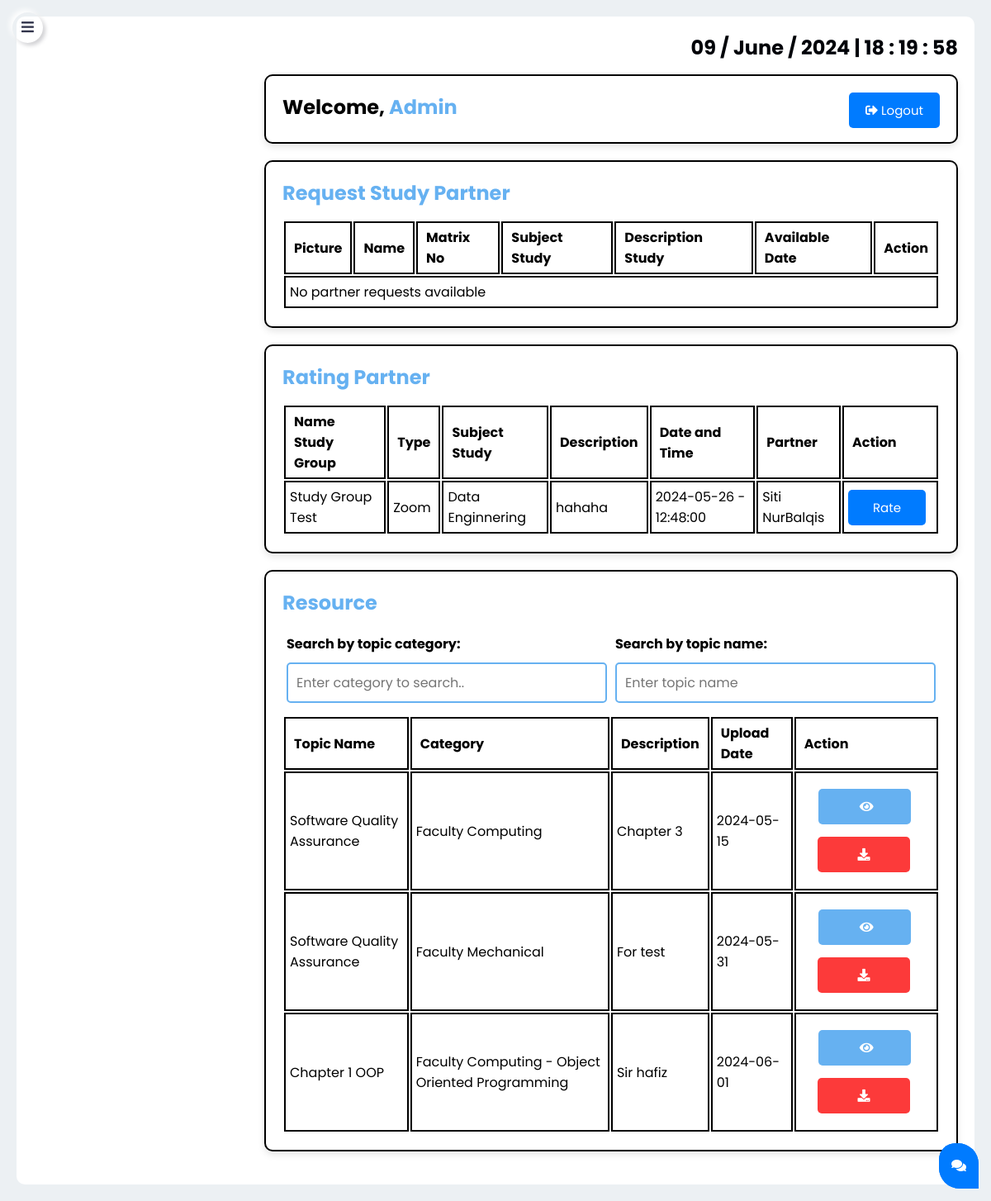
The page /dashboardStudent.php (signed in) on the database as committed earlier.
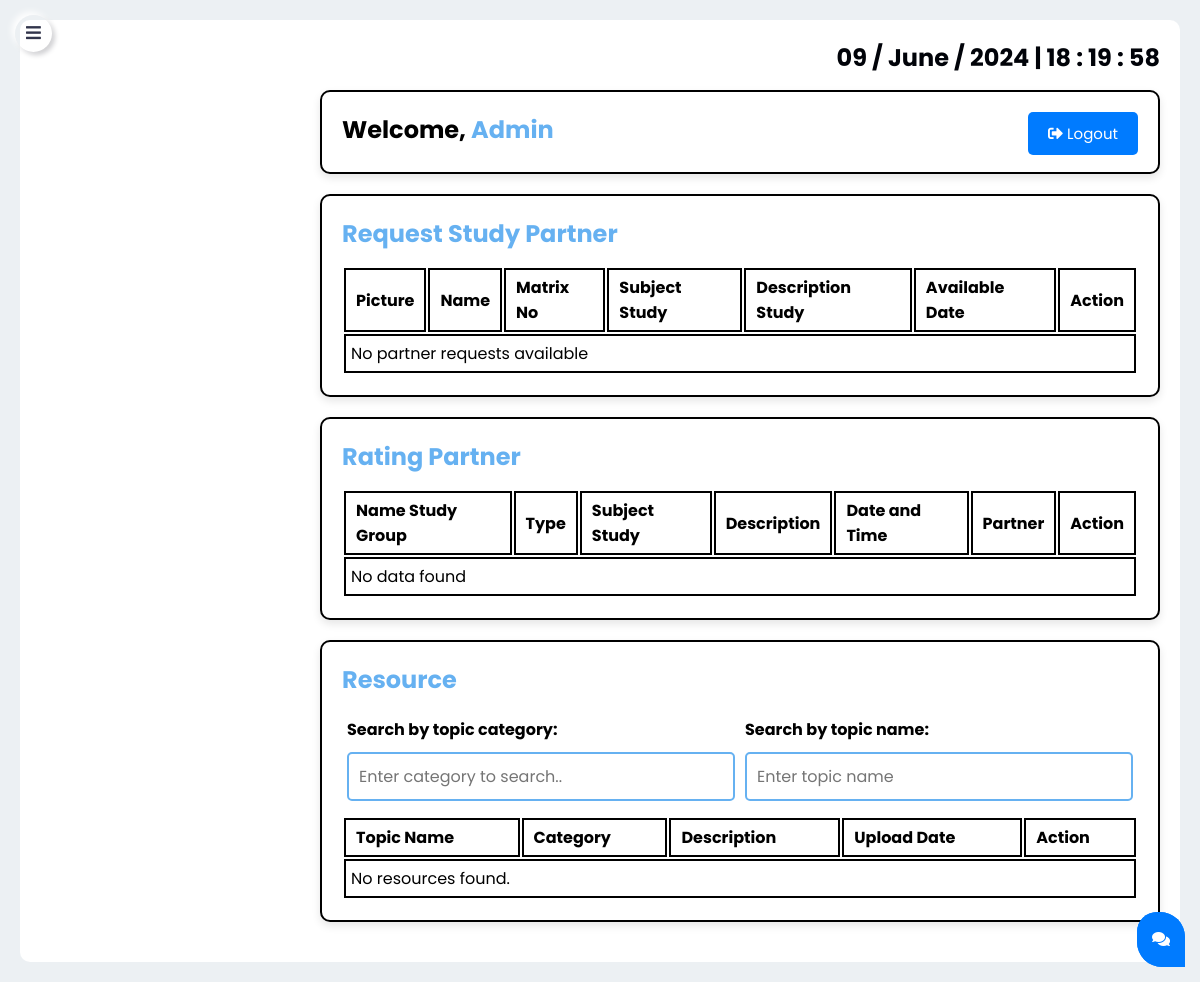
The same page on the database as committed later.
### tables this page shows
CREATE TABLE `student` (
  `stdID` int(11) NOT NULL,
  `userType` varchar(50) DEFAULT NULL,
  `stdPicture` varchar(255) DEFAULT NULL,
  `stdName` varchar(255) DEFAULT NULL,
  `stdMatric` varchar(255) DEFAULT NULL,
  `stdEmail` varchar(255) DEFAULT NULL,
  `stdPassword` varchar(255) DEFAULT NULL,
  `stdMajor` varchar(255) DEFAULT NULL,
  `stdCourse` varchar(255) DEFAULT NULL,
  `stdCGPA` decimal(3,2) DEFAULT NULL,
  `stdStatus` varchar(50) DEFAULT NULL,
  `stdOnline` varchar(50) DEFAULT NULL,
  `stdAccDate` date DEFAULT NULL,
  `stdStatusAcc` varchar(50) DEFAULT NULL,
  `descStatus` text DEFAULT NULL
);

CREATE TABLE `studygroup` (
  `studyGroupID` int(11) NOT NULL,
  `studyGroupName` varchar(255) NOT NULL,
  `studyGroupType` varchar(255) NOT NULL,
  `studyGroupSubject` int(11) NOT NULL,
  `studyGroupDescription` text NOT NULL,
  `studyGroupTime` time NOT NULL,
  `studyGroupDate` date NOT NULL,
  `studyGroupPartner` int(11) NOT NULL,
  `studyGroupStatus` varchar(255) NOT NULL,
  `rateStatus` varchar(50) DEFAULT NULL
);

CREATE TABLE `studysubject` (
  `studySubjectID` int(11) NOT NULL,
  `subjectBy` int(11) DEFAULT NULL,
  `subjectName` varchar(255) DEFAULT NULL,
  `descriptionStudy` text DEFAULT NULL,
  `scheduleStudy` date DEFAULT NULL
);

CREATE TABLE `resource` (
  `resourceID` int(11) NOT NULL,
  `uploadBy` int(11) DEFAULT NULL,
  `topicResource` varchar(255) DEFAULT NULL,
  `categoryResource` varchar(255) DEFAULT NULL,
  `descResource` text DEFAULT NULL,
  `fileResource` varchar(255) DEFAULT NULL,
  `dateResource` date DEFAULT NULL
);

### CONTROLLER/popupName.php (called while the page is built, shortened)
<?php
if (isset($_SESSION['stdID']) && !empty($_SESSION['stdID'])) {
    $stdID = mysqli_real_escape_string($conn, $_SESSION['stdID']);
    $sql = "SELECT * FROM student WHERE stdID = '$stdID'";
    $result = mysqli_query($conn, $sql);
    if (mysqli_num_rows($result) > 0) {
        $row = mysqli_fetch_assoc($result);
        $stdName = $row['stdName'];
    } else {
        echo "No profile found for this session ID.";
        exit;
    }
} else {
    echo "Session ID not set.";
    exit;
}
?>

### showPartnerRate.php (called while the page is built)
<?php
$sessionID = $_SESSION['stdID'];
$sql = "SELECT
            sg.*,
            ss.subjectName,
            s.stdName
        FROM
            studygroup sg
        JOIN
            studysubject ss
        ON
            sg.studyGroupSubject = ss.studySubjectID
        JOIN
            student s
        ON
            sg.studyGroupPartner = s.stdID
        WHERE
            sg.studyGroupPartner != ?
        AND
            sg.studyGroupStatus = 'Done'
        AND
            sg.rateStatus = 'Undone'";
$stmt = $conn->prepare($sql);
$stmt->bind_param('i', $sessionID);
$stmt->execute();
$result = $stmt->get_result();
?>

### dashboardStudent.php (the view, shortened to what this page needs)
<?php
include './MODEL/connect.php';
include "./CONTROLLER/popupName.php";
?>
<!DOCTYPE html>
<html lang="en" dir="ltr">
<head>
    <link rel="stylesheet" href="CSS/sidebar.css">
    <link rel="stylesheet" href="CSS/dashboardStudent.css">
    <link rel="stylesheet" href="https://cdnjs.cloudflare.com/ajax/libs/font-awesome/5.15.2/css/all.min.css" />
</head>
<body>
    <label class="button bars" for="check"><i class="fas fa-bars"></i></label>
    <section class="container">
        <article class="content">
            <div class="padding-container">
                <div id="timeContainer" style="text-align: right;">
                    <p1>
                        <span1 id="currentTime"></span1>
                    </p1>
                </div>
                <div class="card">
                    <p>Welcome, <span class="name"><?php echo $stdName; ?></span></p>
                    <form class="logout" action="logoutHandler.php" method="POST">
                        <button type="submit" class="button logout"><i class="fas fa-sign-out-alt"></i> Logout</button>
                    </form>
                </div>
                <div class="card resource">
                    <a>Request Study Partner</a>
                    <table id="studyPartnerTable" class="table">
                        <thead>
                            <tr>
                                <th>Picture</th>
                                <th>Name</th>
                                <th>Matrix No</th>
                                <th>Subject Study</th>
                                <th>Description Study</th>
                                <th>Available Date</th>
                                <th>Action</th>
                            </tr>
                        </thead>
                        <tbody>
                            <?php include './CONTROLLER/studyPartnerRequest.php'; ?>
                        </tbody>
                    </table>
                </div>
                <div class="card resource">
                    <a>Rating Partner</a>
                    <table id="ratingPartnerTable" class="table">
                        <thead>
                            <tr>
                                <th>Name Study Group</th>
                                <th>Type</th>
                                <th>Subject Study</th>
                                <th>Description</th>
                                <th>Date and Time</th>
                                <th>Partner</th>
                                <th>Action</th>
                            </tr>
                        </thead>
                        <tbody>
                            <?php
                            include "./showPartnerRate.php";
                            if ($result->num_rows > 0) {
                                while ($row = $result->fetch_assoc()) {
                                    echo "<tr>
                                            <td>{$row['studyGroupName']}</td>
                                            <td>{$row['studyGroupType']}</td>
                                            <td>{$row['subjectName']}</td>
                                            <td>{$row['studyGroupDescription']}</td>
                                            <td>{$row['studyGroupDate']} - {$row['studyGroupTime']}</td>
                                            <td>{$row['stdName']}</td>
                                            <td style='text-align:center;'><button class='rate-button' data-id='{$row['studyGroupID']}' data-partner-id='{$row['studyGroupPartner']}' data-partner-name='{$row['stdName']}'>Rate</button></td>
                                        </tr>";
                                }
                            } else {
                                echo "<tr><td colspan='7'>No data found</td></tr>";
                            }
                            ?>
                        </tbody>
                    </table>
                </div>
                <div class="card resource">
                    <a>Resource</a>
                    <div class="searchTable">
                        <table>
                            <tr>
                                <td>
                                    <labelD for="searchCategory">Search by topic category:</labelD>
                                    <input type="text" id="searchCategory" name="searchCategory"
                                        placeholder="Enter category to search.." onkeyup="searchByCategory()">
                                </td>
                                <td>
                                    <labelD for="searchCategory">Search by topic name:</labelD>
                                    <input type="text" id="searchTopic" placeholder="Enter topic name"
                                        onkeyup="searchByTopic()">
                                </td>
                            </tr>
                        </table>
                    </div>
                    <table id="resourceTable" class="table">
                        <tr>
                            <th>Topic Name</th>
                            <th>Category</th>
                            <th>Description</th>
                            <th>Upload Date</th>
                            <th>Action</th>
                        </tr>
                        <?php include "./CONTROLLER/showResourceDashboardHandler.php"; ?>
                    </table>
                </div>
            </div>
        </article>
        <div id="chatboxButton" class="chatbox-button">
            <div id="chatboxButton" class="chatbox-button">
                <i class="fas fa-comments"></i>
            </div>
        </div>
    </section>
</body>
</html>

### CONTROLLER/studyPartnerRequest.php
<?php
include './MODEL/connect.php';
$sessionID = $_SESSION['stdID'];
$sql = "SELECT
            student.stdPicture,
            student.stdName,
            student.stdMatric,
            studysubject.subjectName,
            studysubject.descriptionStudy,
            studysubject.scheduleStudy,
            studypartner.studyPartnerID
        FROM
            studypartner
        INNER JOIN
            student
        ON
            studypartner.studyPartnerBy = student.stdID
        INNER JOIN
            studysubject
        ON
            studypartner.studyPartnerSubject = studysubject.studySubjectID
        WHERE
            studypartner.studyPartnerWith = ?
        AND
            studypartner.studyPartnerBy != ?
        AND
            studypartner.studyPartnerAction = 'Requested'
        ORDER BY
            studysubject.scheduleStudy ASC";
$stmt = $conn->prepare($sql);
$stmt->bind_param('ii', $sessionID, $sessionID);
$stmt->execute();
$result = $stmt->get_result();
if ($result->num_rows > 0) {
    while ($row = $result->fetch_assoc()) {
        echo "<tr>
                <td style='text-align:center;'><img src='" . $row['stdPicture'] . "' alt='Profile Picture'></td>
                <td>" . $row['stdName'] . "</td>
                <td>" . $row['stdMatric'] . "</td>
                <td>" . $row['subjectName'] . "</td>
                <td>" . $row['descriptionStudy'] . "</td>
                <td>" . $row['scheduleStudy'] . "</td>
                <td style='text-align:center;'>
                    <button class='action-button-accept' onclick='updatePartnerRequest(" . $row['studyPartnerID'] . ", \"Accepted\")'>Accept</button>
                    <button class='action-button-reject' onclick='updatePartnerRequest(" . $row['studyPartnerID'] . ", \"Rejected\")'>Reject</button>
                </td>
              </tr>";
    }
} else {
    echo "<tr><td colspan='7'>No partner requests available</td></tr>";
}
?>

### CONTROLLER/showResourceDashboardHandler.php (shortened to what this page needs)
<?php
include "./MODEL/connect.php";
$sql = "SELECT * FROM resource";
$result = mysqli_query($conn, $sql);
if (mysqli_num_rows($result) > 0) {
    while ($row = mysqli_fetch_assoc($result)) {
        echo "<tr>";
        echo "<td>{$row['topicResource']}</td>";
        echo "<td>{$row['categoryResource']}</td>";
        echo "<td>{$row['descResource']}</td>";
        echo "<td>{$row['dateResource']}</td>";
        echo "<td style='text-align: center;'>";
        echo '<a href="' . $row['fileResource'] . '" target="_blank" class="view-button"><i class="fas fa-eye"></i></a>';
        echo "<a href='downloadFile.php?file={$row['fileResource']}' class='download-button'><i class='fas fa-download'></i></a>";
        echo "</td>";
        echo "</tr>";
    }
} else {
    echo "<tr><td colspan='5'>No resources found.</td></tr>";
}
?>

### CSS/sidebar.css (style rules this page uses)
* { margin: 0; padding: 0; box-sizing: border-box; font-family: 'Poppins', sans-serif; }
body { background: #ecf0f3; }
.container { display: flex; }
.content { flex: 1; padding: 20px; }
.padding-container { background-color: #fff; padding-top: 20px; padding-left: 300px; padding-right: 20px; padding-bottom: 20px; border-radius: 10px; }
label { font-size: 17px; color: #31344b; box-shadow: -3px -3px 7px #ffffff, 3px 3px 5px #ceced1; height: 37px; width: 37px; border-radius: 50%; text-align: center; line-height: 37px; cursor: pointer; transition: all 0.3s ease; }
.bars { position: absolute; left: 15px; top: 15px; }

### CSS/dashboardStudent.css (style rules this page uses)
.card { background-color: #fff; box-shadow: 0 4px 8px rgba(0, 0, 0, 0.1); padding: 20px; margin-bottom: 20px; border-radius: 10px; border: 2px solid #000000; }
.card p { margin-bottom: 5px; display:inline-block; font-size: 24px; font-weight: bold; }
p1 { margin-bottom: 15px; display:inline-block; font-size: 24px; font-weight: bold; }
span1 { color: #010309; }
.card span { color: #66B1F1; }
.card a, .card b { margin-bottom: 15px; display:grid; font-size: 24px; color: #66B1F1; font-weight: bold; }
.card labelD { font-weight: bold; }
.card.resource labelD { display: block; margin-bottom: 10px; }
.card.resource input[type="text"] { width: 100%; padding: 10px; margin-bottom: 10px; border: 2px solid #66B1F1; border-radius: 5px; font-size: 16px; }
.card table { border-collapse: separate; width: 100%; }
.card th { padding: 5px 10px; }
.card td { padding: 5px; }
.card th, .card td { text-align: left; border: 2px solid #000000; width: fit-content; }
.button.logout { background-color: #007bff; color: #fff; border: none; border-radius: 5px; padding: 10px 20px; margin-bottom: 10px ; cursor: pointer; float: right; font-size: 15px; }
.logout { position: relative; top: -20px; }
.name { color: #66b1f1; }
.chatbox-button { position: fixed; bottom: 15px; right: 15px; background-color: #007bff; color: white; padding: 15px; border-radius: 20px 25px 0px; cursor: pointer; z-index: 1000; }
.card.resource .searchTable { border-top: #fff; }
.searchTable table { border-collapse: collapse; width: 100%; }
.searchTable td, .searchTable th { margin-right: 2px; text-align: left; border: none; }
.searchTable td { border-bottom: 1px solid #ddd; }
.searchTable tr:last-child td { border-bottom: none; }
.card .view-button, .card .download-button { display: inline-block; padding: 10px 30px; color: #fff; background-color: #007bff; border-radius: 5px; text-decoration: none; font-size: 15px; }
.card .view-button { margin-right: 8px; width: 70%; }
.card .download-button { margin-right: 6px; width: 70%; }
.card .rate-button { display: inline-block; padding: 10px 30px; margin-right: 8px; color: #fff; background-color: #007bff; border-radius: 5px; text-decoration: none; border:none; font-size: 15px; font-weight: normal; transition: background-color 0.3s ease; }
.card .view-button { background-color: #66b1f1; margin-top: 14px; margin-left: 4px; padding: 10px 50px; color: #fff; border: none; }
.card .download-button { background-color: rgb(252, 58, 58); color: #fff; border: none; }

Rows that differ between the two databases and show on the page:
removed studygroup: studyGroupName "Study Group Test", studyGroupType "Zoom", studysubject.subjectName "Data Enginnering", studyGroupDescription "hahaha", studyGroupDate "2024-05-26", studyGroupTime "12:48:00", student.stdName "Siti NurBalqis"
removed resource: topicResource "Software Quality Assurance", categoryResource "Faculty Computing", descResource "Chapter 3", dateResource "2024-05-15"
removed resource: topicResource "Software Quality Assurance", categoryResource "Faculty Mechanical", descResource "For test", dateResource "2024-05-31"
removed resource: topicResource "Chapter 1 OOP", categoryResource "Faculty Computing - Object Oriented Programming", descResource "Sir hafiz", dateResource "2024-06-01"
Other text that changed with them:
text now shown: "No data found No resources found."
